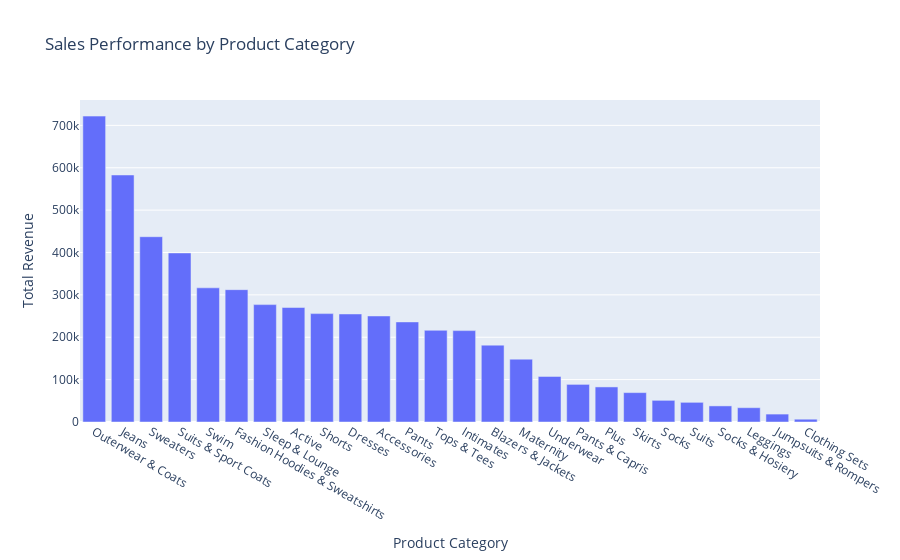

This figure's notebook cell:
### Code cell
import plotly.express as px

# Plot sales performance by product category
fig = px.bar(revenue_by_category, x='category', y='profit', title='Sales Performance by Product Category')
fig.update_xaxes(title='Product Category')
fig.update_yaxes(title='Total Revenue')
fig.show()

### Figure 1 — Plotly figure (JSON) as saved in the notebook; plotly's stock layout.template omitted (floating-point values rounded to 4 significant figures)
{"data": [{"alignmentgroup": "True", "hovertemplate": "category=%{x}<br>profit=%{y}<extra></extra>", "legendgroup": "", "marker": {"color": "#636efa", "pattern": {"shape": ""}}, "name": "", "offsetgroup": "", "orientation": "v", "showlegend": false, "textposition": "auto", "type": "bar", "x": ["Outerwear & Coats", "Jeans", "Sweaters", "Suits & Sport Coats", "Swim", "Fashion Hoodies & Sweatshirts", "Sleep & Lounge", "Active", "Shorts", "Dresses", "Accessories", "Pants", "Tops & Tees", "Intimates", "Blazers & Jackets", "Maternity", "Underwear", "Pants & Capris", "Plus", "Skirts", "Socks", "Suits", "Socks & Hosiery", "Leggings", "Jumpsuits & Rompers", "Clothing Sets"], "xaxis": "x", "y": [721900.0, 582900.0, 437300.0, 398900.0, 316600.0, 312300.0, 277000.0, 270100.0, 255800.0, 254900.0, 250200.0, 236200.0, 216400.0, 215700.0, 181400.0, 148300.0, 107600.0, 88750.0, 82760.0, 69370.0, 51120.0, 46410.0, 37990.0, 33770.0, 18690.0, 6577.0], "yaxis": "y"}], "layout": {"barmode": "relative", "legend": {"tracegroupgap": 0}, "title": {"text": "Sales Performance by Product Category"}, "xaxis": {"anchor": "y", "domain": [0, 1], "title": {"text": "Product Category"}}, "yaxis": {"anchor": "x", "domain": [0, 1], "title": {"text": "Total Revenue"}}}}
